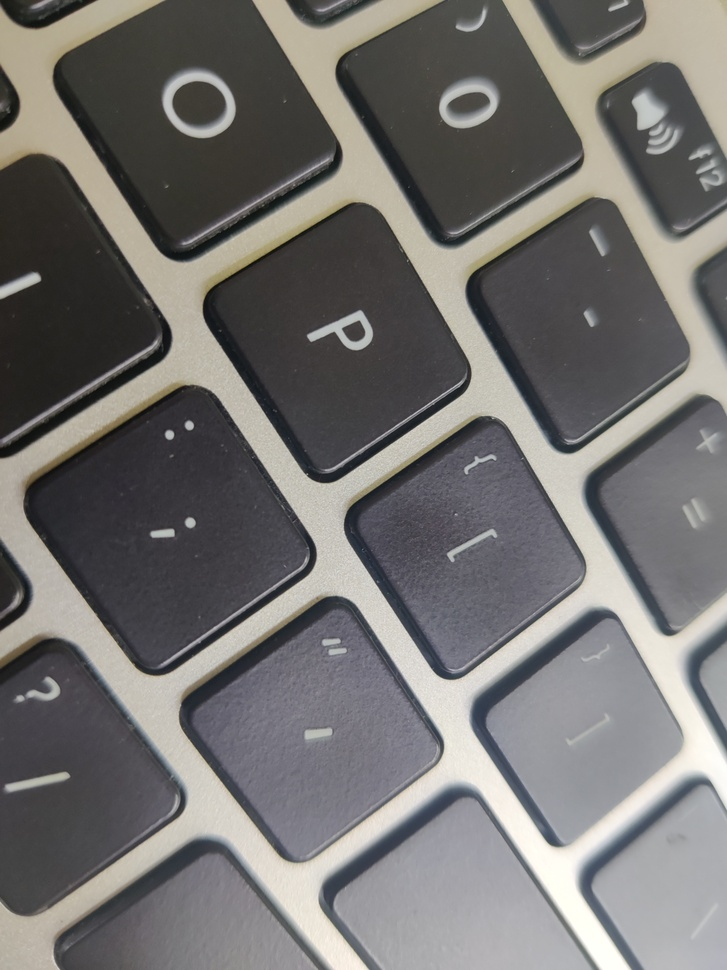
#> input picture Train/IMG_20210829_114158.jpg, 727 x 970 px, shrunk from 3000 x 4000 before the run; its folder holds only this picture in this run
$ jupyter execute --allow-errors classifyPattern.ipynb
#> lines starting #> are read from the running program, lines starting #| are printed output that depends on the picture
# Texture and pattern recognition in images

[cell 1]
import cv2
from skimage import feature
from imutils import paths
import numpy as np

#### LBP Calculation

[cell 2]
class LocalBinaryPatterns:

    def __init__(self, numPoints, radius):

        self.numPoints = numPoints
        self.radius = radius

    def describe(self, image, eps=1e-7):

        lbp = feature.local_binary_pattern(image, self.numPoints, self.radius, method="uniform")

        (hist, _) = np.histogram(lbp.ravel(), bins=np.arange(0, self.numPoints + 3), range=(0, self.numPoints + 2))

        hist = hist.astype("float")
        hist /= (hist.sum() + eps)

        return hist

[cell 3]
desc = LocalBinaryPatterns(24, 8)

[cell 4]
train = []

for imagePath in paths.list_images("D:\PYTHON\MACHINE LEARNING\PROJECTS\Classification Of Images\Train") :

    image = cv2.imread(imagePath)
#> image is the input picture: shape (970, 727, 3); mean B, G, R 112.3, 113.8, 115.5
    gray = cv2.cvtColor(image, cv2.COLOR_BGR2GRAY)
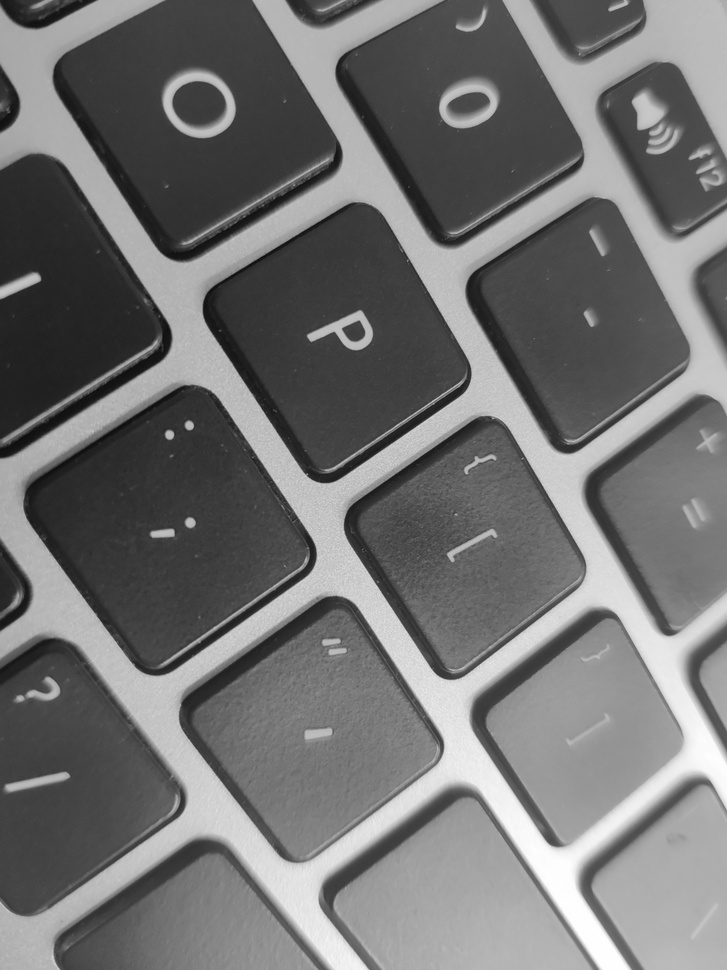
#> gray: shape (970, 727); min 10, max 255, mean 114.1
    hist = desc.describe(gray)
#> in describe, `lbp = feature.local_binary_pattern(image, self.numPoints, self.radius,..`:
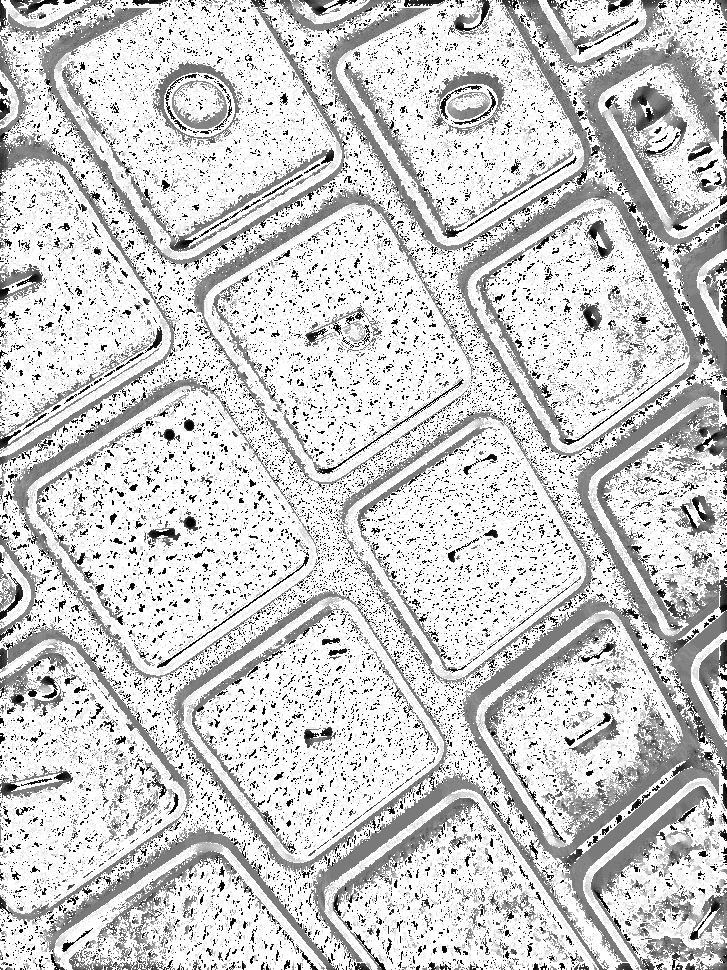
#> lbp: shape (970, 727) float64; min 0, max 25, mean 20.1; drawn with min black and max white
#> in describe, `(hist, _) = np.histogram(lbp.ravel(), bins=np.arange(0, self.numPoints..`: hist = 26 values, max 426560 at index 25, min 2840 at index 5, mean 27122.7
#> in describe, `hist /= (hist.sum() + eps)`: hist = 26 values, max 0.605 at index 25, min 0.00403 at index 5, mean 0.0385

    train.append(hist)

    print("Processed" ,  len(train) , "training images")
#| Processed 1 training images

[cell 5]
test = []

for imagePath in paths.list_images("D:\PYTHON\MACHINE LEARNING\PROJECTS\Classification Of Images\Test") :

    image = cv2.imread(imagePath)
    gray = cv2.cvtColor(image, cv2.COLOR_BGR2GRAY)
    hist = desc.describe(gray)

    test.append(hist)

    print("Processed" ,  len(test) , "test images")

[cell 6]
test

#> (a cell that did not finish here is left out)

#### Assigning labels and sampling

[cell 8]
import pandas as pd

[cell 9]
data = pd.DataFrame(train)
#> data = table of 1 rows and 26 columns

data['Labels'] = np.zeros(len(train))

#> (the rest of this cell did not finish here and is left out)

[cell 10]
x_train = data.drop('Labels' , axis = 1)
#> x_train = table of 1 rows and 26 columns
y_train = data.Labels

$ run again, on Train/IMG_20210829_114244.jpg
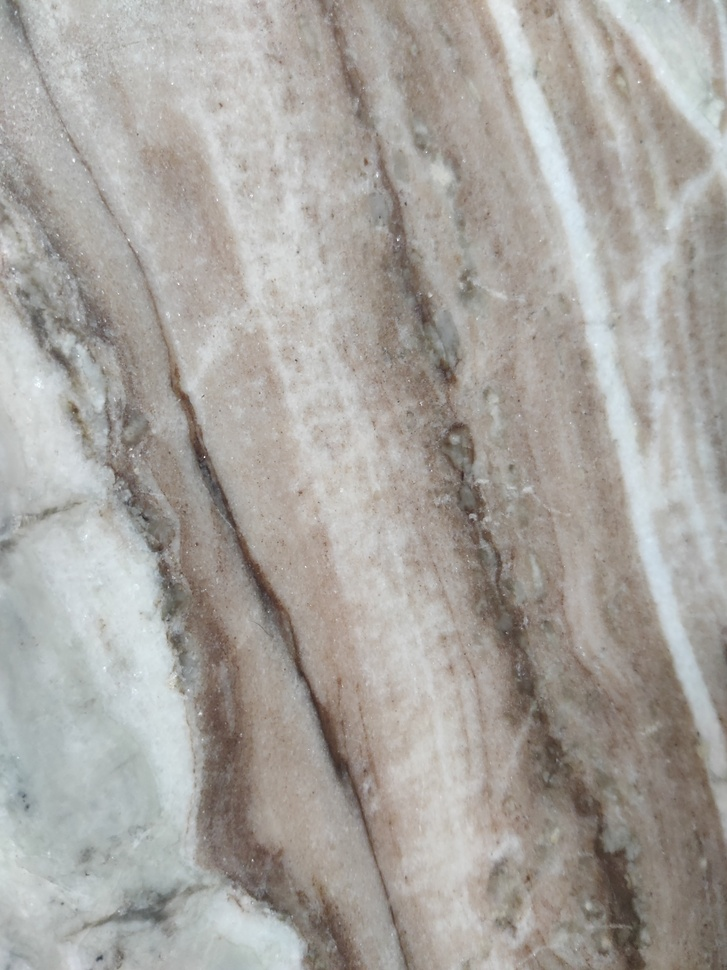
#> input picture Train/IMG_20210829_114244.jpg, 727 x 970 px, shrunk from 3000 x 4000 before the run
#> image is the input picture: shape (970, 727, 3); mean B, G, R 159.5, 164.5, 168
#> in describe, `lbp = feature.local_binary_pattern(image, self.numPoints, self.radius,..`:
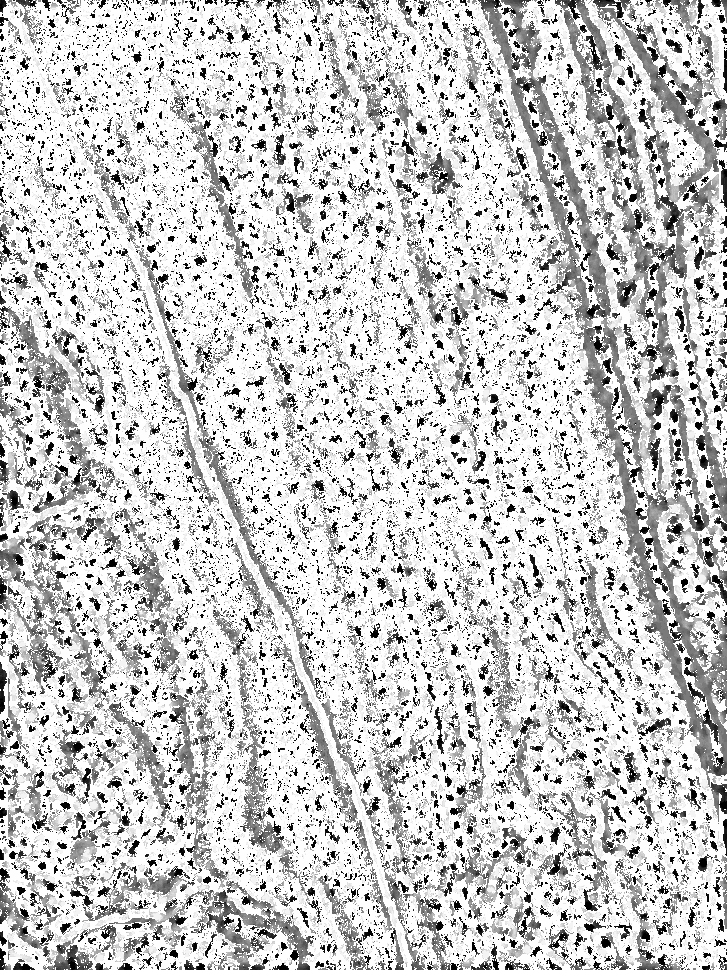
#> lbp: shape (970, 727) float64; min 0, max 25, mean 19.6; drawn with min black and max white
#> in describe, `(hist, _) = np.histogram(lbp.ravel(), bins=np.arange(0, self.numPoints..`: hist = 26 values, max 416966 at index 25, min 5276 at index 18, mean 27122.7
#> in describe, `hist /= (hist.sum() + eps)`: hist = 26 values, max 0.591 at index 25, min 0.00748 at index 18, mean 0.0385
#| Processed 1 training images
#> data = table of 1 rows and 26 columns

$ run again, on Train/IMG_20210829_114248.jpg
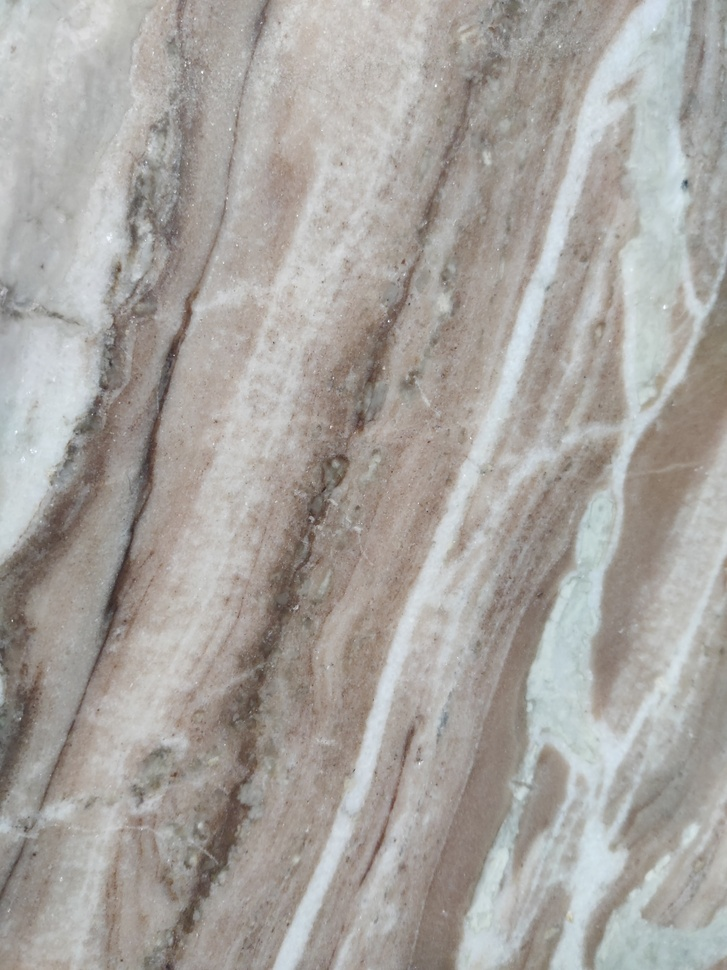
#> input picture Train/IMG_20210829_114248.jpg, 727 x 970 px, shrunk from 3000 x 4000 before the run
#> image is the input picture: shape (970, 727, 3); mean B, G, R 159.7, 164, 167.8
#> in describe, `lbp = feature.local_binary_pattern(image, self.numPoints, self.radius,..`:
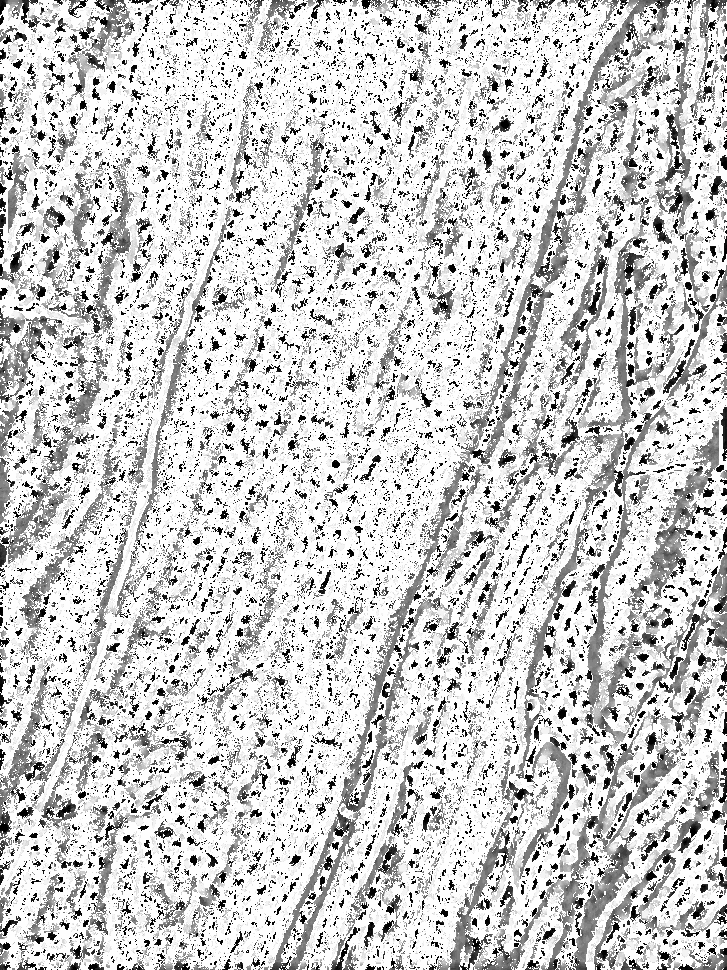
#> lbp: shape (970, 727) float64; min 0, max 25, mean 19.8; drawn with min black and max white
#> in describe, `(hist, _) = np.histogram(lbp.ravel(), bins=np.arange(0, self.numPoints..`: hist = 26 values, max 427591 at index 25, min 4347 at index 18, mean 27122.7
#> in describe, `hist /= (hist.sum() + eps)`: hist = 26 values, max 0.606 at index 25, min 0.00616 at index 18, mean 0.0385
#| Processed 1 training images
#> data = table of 1 rows and 26 columns

$ run again, on Train/IMG_20210829_114253.jpg
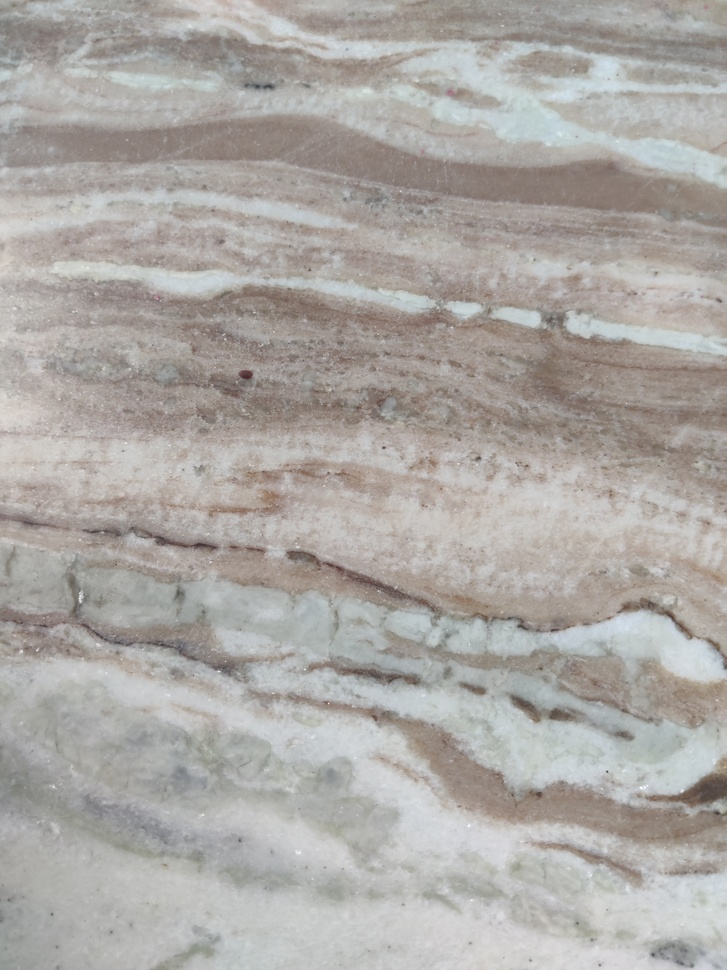
#> input picture Train/IMG_20210829_114253.jpg, 727 x 970 px, shrunk from 3000 x 4000 before the run
#> image is the input picture: shape (970, 727, 3); mean B, G, R 164.4, 168.2, 171.9
#> in describe, `lbp = feature.local_binary_pattern(image, self.numPoints, self.radius,..`:
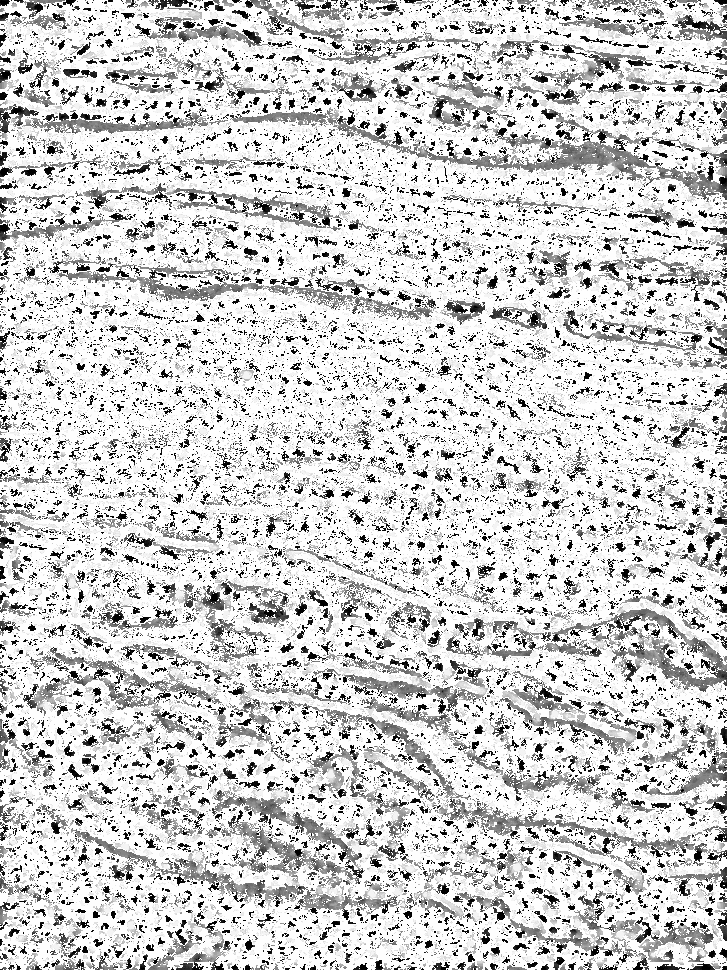
#> lbp: shape (970, 727) float64; min 0, max 25, mean 20.2; drawn with min black and max white
#> in describe, `(hist, _) = np.histogram(lbp.ravel(), bins=np.arange(0, self.numPoints..`: hist = 26 values, max 444321 at index 25, min 4130 at index 18, mean 27122.7
#> in describe, `hist /= (hist.sum() + eps)`: hist = 26 values, max 0.63 at index 25, min 0.00586 at index 18, mean 0.0385
#| Processed 1 training images
#> data = table of 1 rows and 26 columns

$ run again, on Train/IMG_20210829_114209.jpg
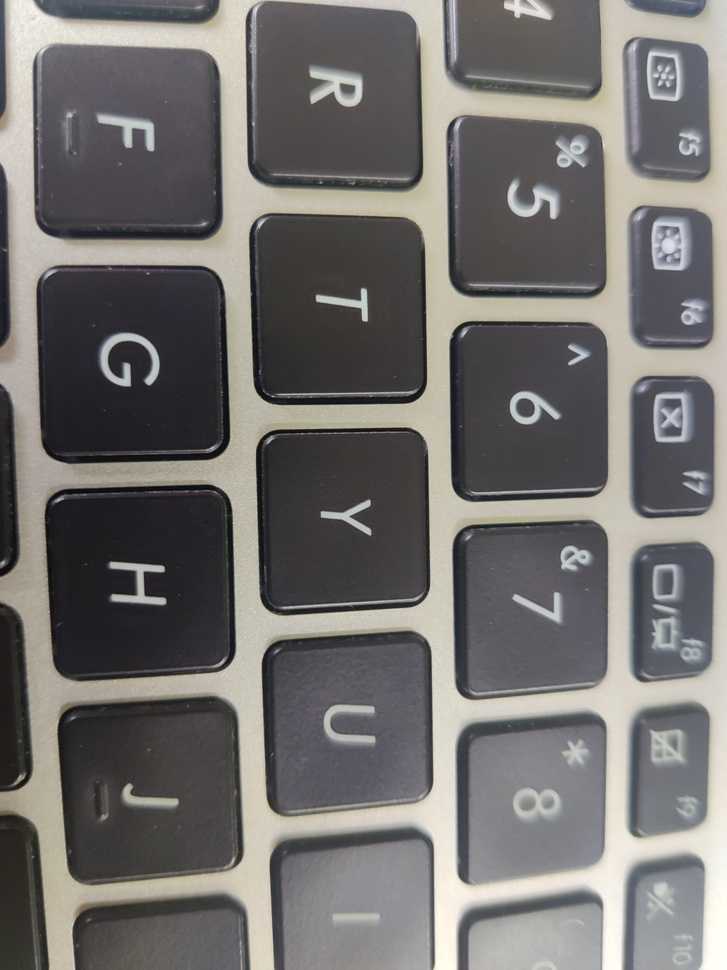
#> input picture Train/IMG_20210829_114209.jpg, 727 x 970 px, shrunk from 3000 x 4000 before the run
#> image is the input picture: shape (970, 727, 3); mean B, G, R 110.4, 112.1, 114.5
#> in describe, `lbp = feature.local_binary_pattern(image, self.numPoints, self.radius,..`:
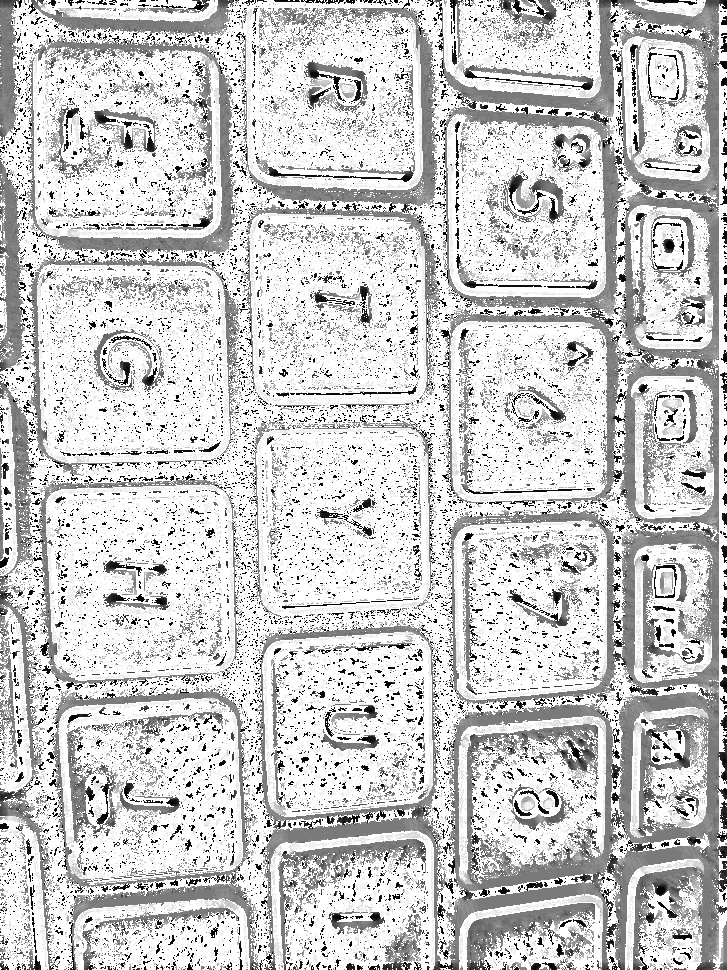
#> lbp: shape (970, 727) float64; min 0, max 25, mean 19.9; drawn with min black and max white
#> in describe, `(hist, _) = np.histogram(lbp.ravel(), bins=np.arange(0, self.numPoints..`: hist = 26 values, max 412931 at index 25, min 3056 at index 18, mean 27122.7
#> in describe, `hist /= (hist.sum() + eps)`: hist = 26 values, max 0.586 at index 25, min 0.00433 at index 18, mean 0.0385
#| Processed 1 training images
#> data = table of 1 rows and 26 columns
